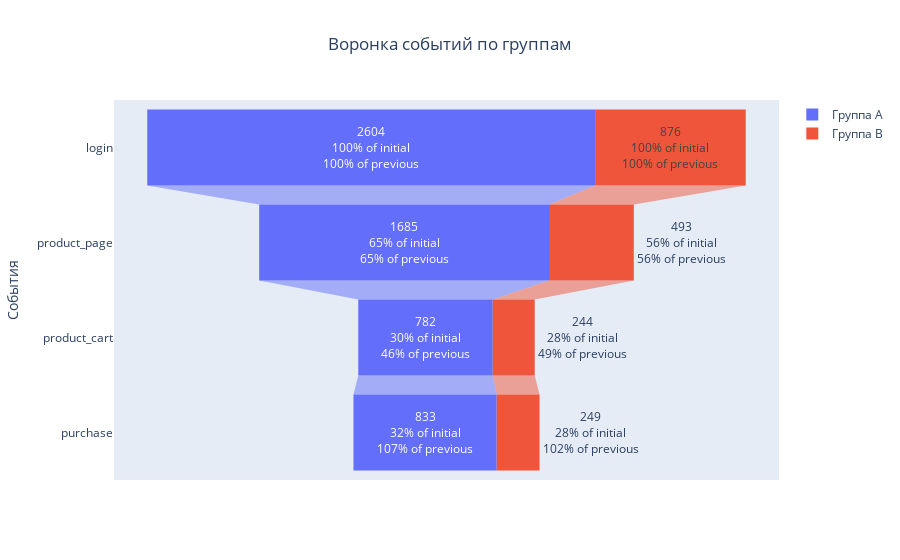

Here is the notebook cell this chart was saved with:
### Code cell
# построим график
fig = go.Figure()
fig.add_trace(go.Funnel(
    name = 'Группа А',
    x = var['A'],
    y = var['event_name'],
    textinfo = "value+percent initial+percent previous"))
fig.update_layout(title='Воронка событий по группам', title_x = 0.5,yaxis_title = 'События')

fig.add_trace(go.Funnel(
    name = 'Группа В',
    orientation = "h",
    x = var['B'],
    y = var['event_name'],
  #  textposition = "inside",
    textinfo = "value+percent initial+percent previous"))
fig.show();

### Figure 1 — Plotly figure (JSON) as saved in the notebook; plotly's stock layout.template omitted (floating-point values rounded to 4 significant figures)
{"data": [{"name": "Группа А", "textinfo": "value+percent initial+percent previous", "type": "funnel", "x": [2604, 1685, 782, 833], "y": ["login", "product_page", "product_cart", "purchase"]}, {"name": "Группа В", "orientation": "h", "textinfo": "value+percent initial+percent previous", "type": "funnel", "x": [876, 493, 244, 249], "y": ["login", "product_page", "product_cart", "purchase"]}], "layout": {"title": {"text": "Воронка событий по группам", "x": 0.5}, "yaxis": {"title": {"text": "События"}}}}
